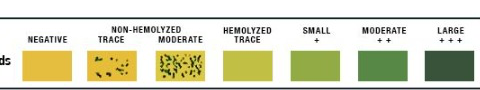
#> input picture data/crop_blood.png, 480 x 90 px
$ python predict_levels.py --image ../data/crop_blood.png
#> lines starting #> are read from the running program, lines starting #| are printed output that depends on the picture
### src/color_matcher.py
"""
src/color_matcher.py
Colorimetric result level predictor using reference chart color matching (Delta-E in CIELAB).
Identifies 6 target reagent pads:
- Glucose
- Protein
- pH
- Ketone
- Blood
- Leukocytes
Matches each pad against data/reference_colors.csv.
"""

from pathlib import Path
import cv2
import numpy as np
import pandas as pd

PROJECT_ROOT = Path(__file__).resolve().parent.parent
DATA_DIR = PROJECT_ROOT / "data"
REF_CSV_PATH = DATA_DIR / "reference_colors.csv"

# Target 6 parameters in standard strip sequence (from Leu to Glu)
TARGET_PARAMETERS = [
    "Glucose",
    "Protein",
    "pH",
    "Ketone",
    "Blood",
    "Leukocytes"
]

# Standard 10-pad index mapping (0 = Leukocytes, 9 = Glucose)
PAD_INDEX_MAP = {
    "Leukocytes": 0,
    "Protein": 3,
    "pH": 4,
    "Blood": 5,
    "Ketone": 7,
    "Glucose": 9
}


def load_reference_colors():
    if not REF_CSV_PATH.exists():
        # Try generating if missing
        import extract_reference_colors
        return extract_reference_colors.extract_reference_colors()
    return pd.read_csv(REF_CSV_PATH)


def locate_strip_roi(img_bgr: np.ndarray):
    """
    Locates the test strip bounding box using multi-strategy analysis:
    1. Outer black/letterbox removal.
    2. Collinear reagent pad clustering (horizontal and vertical).
    3. Elongated strip body contour analysis (Otsu & adaptive thresholding).
    """
    h_orig, w_orig = img_bgr.shape[:2]
    gray = cv2.cvtColor(img_bgr, cv2.COLOR_BGR2GRAY)

    # 1. Clean letterboxing: find non-black content
    row_m = gray.mean(axis=1)
    col_m = gray.mean(axis=0)
    valid_rows = np.where(row_m > 20)[0]
    valid_cols = np.where(col_m > 20)[0]

    if len(valid_rows) < 30 or len(valid_cols) < 30:
        return (0, 0, w_orig, h_orig), False

    y1, y2 = valid_rows[0] + 3, valid_rows[-1] - 3
    x1, x2 = valid_cols[0] + 3, valid_cols[-1] - 3

    content = img_bgr[y1:y2, x1:x2]
    c_gray = gray[y1:y2, x1:x2]
    ch, cw = content.shape[:2]

    candidates = []

    # 2. Strategy A: Collinear square pad detection
    blur = cv2.GaussianBlur(c_gray, (3, 3), 0)
    edges = cv2.Canny(blur, 35, 110)
    th_adapt = cv2.adaptiveThreshold(blur, 255, cv2.ADAPTIVE_THRESH_GAUSSIAN_C, cv2.THRESH_BINARY_INV, 21, 4)
    comb = cv2.dilate(cv2.bitwise_or(edges, th_adapt), cv2.getStructuringElement(cv2.MORPH_RECT, (3, 3)))

    cnts, _ = cv2.findContours(comb, cv2.RETR_TREE, cv2.CHAIN_APPROX_SIMPLE)
    squares = []
    for c in cnts:
        bx, by, bw, bh = cv2.boundingRect(c)
        if 8 <= bw <= 65 and 8 <= bh <= 65 and 0.4 <= (bw / max(1, bh)) <= 2.5:
            if bx <= 2 or by <= 2 or (bx + bw) >= cw - 2 or (by + bh) >= ch - 2:
                continue
            roi = content[by:by+bh, bx:bx+bw]
            m_val = roi.mean()
            if m_val > 50:
                squares.append((bx, by, bw, bh, bx + bw // 2, by + bh // 2, m_val))

    h_groups, v_groups = [], []
    for sq in squares:
        m_h = [g for g in h_groups if abs(np.mean([s[5] for s in g]) - sq[5]) <= 16]
        if m_h:
            m_h[0].append(sq)
        else:
            h_groups.append([sq])

        m_v = [g for g in v_groups if abs(np.mean([s[4] for s in g]) - sq[4]) <= 16]
        if m_v:
            m_v[0].append(sq)
        else:
            v_groups.append([sq])

    def deduplicate(g, idx):
        g.sort(key=lambda s: s[idx])
        out = []
        for s in g:
            if not out or abs(s[idx] - out[-1][idx]) > 12:
                out.append(s)
        return out

    for g in [deduplicate(grp, 4) for grp in h_groups]:
        if len(g) >= 4:
            min_x = max(0, min(s[0] for s in g) - 15)
            max_x = min(cw, max(s[0] + s[2] for s in g) + 15)
            mean_cy = int(np.mean([s[5] for s in g]))
            mean_h = int(np.mean([s[3] for s in g]))
            sh = max(24, int(mean_h * 1.6))
            cand_roi = content[max(0, mean_cy - sh // 2):min(ch, mean_cy + sh // 2), min_x:max_x]
            m_br = cand_roi.mean() if cand_roi.size > 0 else 0
            score = len(g) * 20.0 * (m_br / 255.0)
            candidates.append((x1 + min_x, y1 + max(0, mean_cy - sh // 2), max_x - min_x, sh, score, True))

    for g in [deduplicate(grp, 5) for grp in v_groups]:
        if len(g) >= 4:
            min_y = max(0, min(s[1] for s in g) - 15)
            max_y = min(ch, max(s[1] + s[3] for s in g) + 15)
            mean_cx = int(np.mean([s[4] for s in g]))
            mean_w = int(np.mean([s[2] for s in g]))
            sw = max(24, int(mean_w * 1.6))
            cand_roi = content[min_y:max_y, max(0, mean_cx - sw // 2):min(cw, mean_cx + sw // 2)]
            m_br = cand_roi.mean() if cand_roi.size > 0 else 0
            score = len(g) * 20.0 * (m_br / 255.0)
            candidates.append((x1 + max(0, mean_cx - sw // 2), y1 + min_y, sw, max_y - min_y, score, False))

    # 3. Strategy B: Elongated Strip Body Contours
    th_otsu = cv2.threshold(blur, 0, 255, cv2.THRESH_BINARY + cv2.THRESH_OTSU)[1]
    for mask in [th_otsu, 255 - th_otsu]:
        cnts_b, _ = cv2.findContours(mask, cv2.RETR_TREE, cv2.CHAIN_APPROX_SIMPLE)
        for c in cnts_b:
            bx, by, bw, bh = cv2.boundingRect(c)
            if bw >= cw * 0.96 and bh >= ch * 0.96:
                continue
            major, minor = max(bw, bh), min(bw, bh)
            if major >= 80 and minor >= 12:
                aspect = major / max(1, minor)
                if aspect >= 2.2:
                    if bx <= 2 or by <= 2 or (bx + bw) >= cw - 2 or (by + bh) >= ch - 2:
                        if minor < 18:
                            continue
                    roi = content[by:by+bh, bx:bx+bw]
                    mean_val = roi.mean()
                    if mean_val > 50:
                        score = (major / 10.0) * np.sqrt(aspect) * (mean_val / 255.0)
                        if 15 <= minor <= 75:
                            score *= 2.0
                        candidates.append((x1 + bx, y1 + by, bw, bh, score, bw >= bh))

    if candidates:
        candidates.sort(key=lambda x: x[4], reverse=True)
        best = candidates[0]
        return (int(best[0]), int(best[1]), int(best[2]), int(best[3])), bool(best[5])

    return (int(x1), int(y1), int(cw), int(ch)), bool(cw >= ch)


def sample_reagent_pads(img_bgr: np.ndarray):
    """
    Segments the strip, extracts the 6 target pads, validates non-empty color values,
    and ensures correct polarity (Leu -> Glu).
    """
    h_img, w_img = img_bgr.shape[:2]
    strip_roi, is_horizontal = locate_strip_roi(img_bgr)
    sx, sy, sw, sh = strip_roi

    sampled_10 = []
    for i in range(10):
        frac = (i + 0.5) / 10.0
        if is_horizontal:
            cx_local = int(frac * sw)
            cy_local = sh // 2
            pw = max(8, int(sw * 0.05))
            ph = max(8, int(sh * 0.50))
        else:
            cx_local = sw // 2
            cy_local = int(frac * sh)
            pw = max(8, int(sw * 0.50))
            ph = max(8, int(sh * 0.05))

        cx_abs = sx + cx_local
        cy_abs = sy + cy_local
        x1 = max(0, cx_abs - pw // 2)
        x2 = min(w_img, cx_abs + pw // 2)
        y1 = max(0, cy_abs - ph // 2)
        y2 = min(h_img, cy_abs + ph // 2)

        patch = img_bgr[y1:y2, x1:x2]
        is_valid = True
        err_msg = ""

        if patch.size == 0 or (x2 <= x1) or (y2 <= y1):
            is_valid = False
            err_msg = "Crop out of bounds"
            patch = np.zeros((8, 8, 3), dtype=np.uint8)
            b, g, r = 0, 0, 0
            px_hsv = [0, 0, 0]
            px_lab = [0.0, 0.0, 0.0]
        else:
            mean_bgr = np.mean(patch, axis=(0, 1))
            b, g, r = mean_bgr[0], mean_bgr[1], mean_bgr[2]

            # Validation: Never predict from empty / black crop
            if (r + g + b) / 3.0 < 25.0:
                is_valid = False
                err_msg = "Crop too dark or empty (mean RGB < 25)"

            px_bgr = np.uint8([[[round(b), round(g), round(r)]]])
            px_hsv = cv2.cvtColor(px_bgr, cv2.COLOR_BGR2HSV)[0, 0]
            px_lab = cv2.cvtColor(px_bgr, cv2.COLOR_BGR2LAB)[0, 0]

        sampled_10.append({
            "index": i,
            "bbox": (int(x1), int(y1), int(x2 - x1), int(y2 - y1)),
            "center": (int(cx_abs), int(cy_abs)),
            "RGB": [int(round(r)), int(round(g)), int(round(b))],
            "HSV": [int(px_hsv[0]), int(px_hsv[1]), int(px_hsv[2])],
            "LAB": [float(px_lab[0]), float(px_lab[1]), float(px_lab[2])],
            "patch": patch,
            "valid": is_valid,
            "error": err_msg
        })

    # Polarity check: Is pad 0 Leukocytes and pad 9 Glucose, or vice versa?
    ref_df = load_reference_colors()
    leu_rows = ref_df[(ref_df["parameter"] == "Leukocytes") & (ref_df["level"] == "Negative")]
    glu_rows = ref_df[(ref_df["parameter"] == "Glucose") & (ref_df["level"] == "Negative")]

    if len(leu_rows) > 0 and len(glu_rows) > 0:
        leu_ref = leu_rows.iloc[0]
        glu_ref = glu_rows.iloc[0]

        lab_0 = sampled_10[0]["LAB"]
        lab_9 = sampled_10[9]["LAB"]

        dist_a = (
            np.sqrt((lab_0[0] - float(leu_ref["L"]))**2 + (lab_0[1] - float(leu_ref["A"]))**2 + (lab_0[2] - float(leu_ref["B_lab"]))**2) +
            np.sqrt((lab_9[0] - float(glu_ref["L"]))**2 + (lab_9[1] - float(glu_ref["A"]))**2 + (lab_9[2] - float(glu_ref["B_lab"]))**2)
        )

        dist_b = (
            np.sqrt((lab_0[0] - float(glu_ref["L"]))**2 + (lab_0[1] - float(glu_ref["A"]))**2 + (lab_0[2] - float(glu_ref["B_lab"]))**2) +
            np.sqrt((lab_9[0] - float(leu_ref["L"]))**2 + (lab_9[1] - float(leu_ref["A"]))**2 + (lab_9[2] - float(leu_ref["B_lab"]))**2)
        )

        if dist_b < dist_a:
            sampled_10.reverse()

    # Extract target 6 parameters
    target_pads = {}
    for param_name in TARGET_PARAMETERS:
        idx = PAD_INDEX_MAP[param_name]
        target_pads[param_name] = sampled_10[idx]

    return target_pads, strip_roi


# [123 lines left out: functions match_color_to_reference, predict_strip_levels, main, not called in this run]


# [2 lines that do not run on import are left out]

### src/extract_reference_colors.py
"""
src/extract_reference_colors.py
Extracts exact reference color squares from the urinalysis chart image.
Computes RGB, HSV, and LAB values.
Saves to data/reference_colors.csv
"""

from pathlib import Path
import cv2
import numpy as np
import pandas as pd

PROJECT_ROOT = Path(__file__).resolve().parent.parent
CHART_PATH = PROJECT_ROOT / "data" / "reference_chart.png"
OUTPUT_CSV = PROJECT_ROOT / "data" / "reference_colors.csv"

# Definitions of the 6 target parameters and their exact levels/values from the chart
# (x, y, w, h) bounding box coordinates of each color square in data/reference_chart.png
CHART_DEFINITIONS = [
    # 1. Glucose (GLU, 30 sec, mg/dL)
    {"parameter": "Glucose", "level": "Negative", "value": "0", "unit": "mg/dL", "bbox": (182, 785, 50, 30)},
    {"parameter": "Glucose", "level": "1/10 (tr.)", "value": "100", "unit": "mg/dL", "bbox": (314, 784, 50, 32)},
    {"parameter": "Glucose", "level": "1/4 (+)", "value": "250", "unit": "mg/dL", "bbox": (381, 784, 50, 32)},
    {"parameter": "Glucose", "level": "1/2 (++)", "value": "500", "unit": "mg/dL", "bbox": (449, 784, 50, 32)},
    {"parameter": "Glucose", "level": "1 (+++)", "value": "1000", "unit": "mg/dL", "bbox": (516, 784, 50, 32)},
    {"parameter": "Glucose", "level": "2 or more (++++)", "value": "2000 or more", "unit": "mg/dL", "bbox": (583, 784, 51, 32)},

    # 2. Protein (PRO, 60 sec, mg/dL)
    {"parameter": "Protein", "level": "Negative", "value": "0", "unit": "mg/dL", "bbox": (182, 313, 50, 31)},
    {"parameter": "Protein", "level": "Trace", "value": "Trace", "unit": "mg/dL", "bbox": (247, 313, 50, 31)},
    {"parameter": "Protein", "level": "Small (+)", "value": "30", "unit": "mg/dL", "bbox": (384, 313, 50, 31)},
    {"parameter": "Protein", "level": "Moderate (++)", "value": "100", "unit": "mg/dL", "bbox": (450, 313, 50, 31)},
    {"parameter": "Protein", "level": "Large (+++)", "value": "300", "unit": "mg/dL", "bbox": (518, 313, 50, 31)},
    {"parameter": "Protein", "level": "Large (++++)", "value": "2000 or more", "unit": "mg/dL", "bbox": (585, 313, 50, 31)},

    # 3. pH (60 sec)
    {"parameter": "pH", "level": "5.0", "value": "5.0", "unit": "pH", "bbox": (182, 379, 50, 31)},
    {"parameter": "pH", "level": "6.0", "value": "6.0", "unit": "pH", "bbox": (247, 379, 50, 31)},
    {"parameter": "pH", "level": "6.5", "value": "6.5", "unit": "pH", "bbox": (316, 379, 50, 31)},
    {"parameter": "pH", "level": "7.0", "value": "7.0", "unit": "pH", "bbox": (383, 379, 50, 31)},
    {"parameter": "pH", "level": "7.5", "value": "7.5", "unit": "pH", "bbox": (450, 379, 50, 31)},
    {"parameter": "pH", "level": "8.0", "value": "8.0", "unit": "pH", "bbox": (518, 379, 50, 31)},
    {"parameter": "pH", "level": "8.5", "value": "8.5", "unit": "pH", "bbox": (584, 379, 51, 31)},

    # 4. Ketone (KET, 40 sec, mg/dL)
    {"parameter": "Ketone", "level": "Negative", "value": "0", "unit": "mg/dL", "bbox": (182, 614, 50, 31)},
    {"parameter": "Ketone", "level": "Trace", "value": "5", "unit": "mg/dL", "bbox": (315, 614, 50, 31)},
    {"parameter": "Ketone", "level": "Small (+)", "value": "15", "unit": "mg/dL", "bbox": (383, 614, 50, 32)},
    {"parameter": "Ketone", "level": "Moderate (++)", "value": "40", "unit": "mg/dL", "bbox": (449, 614, 51, 32)},
    {"parameter": "Ketone", "level": "Large (+++)", "value": "80", "unit": "mg/dL", "bbox": (517, 614, 50, 32)},
    {"parameter": "Ketone", "level": "Large (++++)", "value": "160", "unit": "mg/dL", "bbox": (584, 614, 51, 32)},

    # 5. Blood (BLO, 60 sec)
    {"parameter": "Blood", "level": "Negative", "value": "Negative", "unit": "cells/uL", "bbox": (182, 471, 50, 30)},
    {"parameter": "Blood", "level": "Non-Hemolyzed Trace", "value": "Trace (Non-Hemolyzed)", "unit": "cells/uL", "bbox": (247, 470, 50, 32)},
    {"parameter": "Blood", "level": "Non-Hemolyzed Moderate", "value": "Moderate (Non-Hemolyzed)", "unit": "cells/uL", "bbox": (315, 471, 50, 30)},
    {"parameter": "Blood", "level": "Hemolyzed Trace", "value": "Trace (Hemolyzed)", "unit": "cells/uL", "bbox": (383, 470, 50, 32)},
    {"parameter": "Blood", "level": "Small (+)", "value": "Small", "unit": "cells/uL", "bbox": (450, 470, 50, 32)},
    {"parameter": "Blood", "level": "Moderate (++)", "value": "Moderate", "unit": "cells/uL", "bbox": (518, 470, 50, 32)},
    {"parameter": "Blood", "level": "Large (+++)", "value": "Large", "unit": "cells/uL", "bbox": (584, 470, 51, 32)},

    # 6. Leukocytes (LEU, 2 min, Leu/uL)
    {"parameter": "Leukocytes", "level": "Negative", "value": "Negative", "unit": "Leu/uL", "bbox": (183, 87, 49, 30)},
    {"parameter": "Leukocytes", "level": "Trace", "value": "Trace", "unit": "Leu/uL", "bbox": (385, 87, 49, 30)},
    {"parameter": "Leukocytes", "level": "Small (+)", "value": "15", "unit": "Leu/uL", "bbox": (451, 86, 50, 31)},
    {"parameter": "Leukocytes", "level": "Moderate (++)", "value": "70", "unit": "Leu/uL", "bbox": (519, 86, 50, 31)},
    {"parameter": "Leukocytes", "level": "Large (+++)", "value": "125", "unit": "Leu/uL", "bbox": (586, 86, 50, 31)},
]


def extract_reference_colors():
    if not CHART_PATH.exists():
        raise FileNotFoundError(f"Chart image not found at {CHART_PATH}")

    img_bgr = cv2.imread(str(CHART_PATH))
    records = []

    for item in CHART_DEFINITIONS:
        x, y, w, h = item["bbox"]
        # Sample center region (inner 40% of the box to avoid borders/text)
        cx, cy = x + w // 2, y + h // 2
        half_w = max(2, int(w * 0.2))
        half_h = max(2, int(h * 0.2))
        patch_bgr = img_bgr[cy - half_h : cy + half_h + 1, cx - half_w : cx + half_w + 1]

        # Mean BGR
        mean_bgr = np.mean(patch_bgr, axis=(0, 1))
        b, g, r = mean_bgr[0], mean_bgr[1], mean_bgr[2]

        # Convert 1x1 pixel to HSV and LAB
        pixel_bgr = np.uint8([[[round(b), round(g), round(r)]]])
        pixel_hsv = cv2.cvtColor(pixel_bgr, cv2.COLOR_BGR2HSV)[0, 0]
        pixel_lab = cv2.cvtColor(pixel_bgr, cv2.COLOR_BGR2LAB)[0, 0]

        record = {
            "parameter": item["parameter"],
            "level": item["level"],
            "value": item["value"],
            "unit": item["unit"],
            "R": int(round(r)),
            "G": int(round(g)),
            "B": int(round(b)),
            "H": int(pixel_hsv[0]),
            "S": int(pixel_hsv[1]),
            "V": int(pixel_hsv[2]),
            "L": int(pixel_lab[0]),
            "A": int(pixel_lab[1]),
            "B_lab": int(pixel_lab[2]),
        }
        records.append(record)

    df = pd.DataFrame(records)
    OUTPUT_CSV.parent.mkdir(parents=True, exist_ok=True)
    df.to_csv(OUTPUT_CSV, index=False)
    print(f"Successfully generated {OUTPUT_CSV} with {len(df)} reference color levels across 6 parameters.")
    return df


# [4 lines that do not run on import are left out]

### src/predict_levels.py
"""
src/predict_levels.py
Direct Result Level Prediction using trained Random Forest and SVM models.
Pipeline:
Uploaded strip image -> Detect 6 reagent pads -> Extract RGB/HSV/LAB features ->
Direct classification via trained RF / SVM models -> Predicted Level, Value/Unit, Confidence.
(No reference chart lookup performed at runtime).
"""

import argparse
import json
from pathlib import Path
import sys
import cv2
import joblib
import numpy as np
import pandas as pd

SRC_DIR = Path(__file__).resolve().parent
PROJECT_ROOT = SRC_DIR.parent
if str(SRC_DIR) not in sys.path:
    sys.path.insert(0, str(SRC_DIR))

from color_matcher import TARGET_PARAMETERS, sample_reagent_pads
from generate_level_training_data import FEATURE_COLS

MODELS_DIR = PROJECT_ROOT / "models" / "level_models"
METADATA_PATH = MODELS_DIR / "level_metadata.json"


# [21 lines left out: function load_level_models, not called in this run]


def predict_strip_direct_ml(image_input, model_type: str = "rf"):
    """
    Direct ML prediction pipeline:
    1. Detects and extracts the 6 reagent pads from the input image.
    2. Feeds each pad's RGB, HSV, and LAB features directly into its RF/SVM classifier.
    3. Outputs the table: Parameter | Predicted Level | Value/Unit | Confidence.
    """
    # 1. Load image
    if isinstance(image_input, (str, Path)):
        img_bgr = cv2.imread(str(image_input))
        if img_bgr is None:
            raise ValueError(f"Could not load image at {image_input}")
    elif isinstance(image_input, np.ndarray):
        img_bgr = image_input.copy()
    else:
        raise TypeError("image_input must be a file path or numpy ndarray")

    # 2. Extract reagent pads (using geometric & photometric pad localization)
    pads, strip_roi = sample_reagent_pads(img_bgr)

    # 3. Load ML models and metadata
    models, metadata, display_name = load_level_models(model_type)

    table_rows = []
    pad_results = {}

    for param in TARGET_PARAMETERS:
        pad_data = pads[param]
        is_pad_valid = pad_data.get("valid", True)
        rgb = pad_data["RGB"]
        hsv = pad_data["HSV"]
        lab = pad_data["LAB"]

        # Check: Never predict from an empty/black crop
        if not is_pad_valid or (rgb[0] + rgb[1] + rgb[2]) / 3.0 < 25.0:
            pred_level = "Unable to detect pad"
            val_unit_formatted = "Unable to detect pad"
            conf_str = "N/A"
            confidence_val = None
            is_pad_valid = False
        else:
            # 9-dimensional color feature vector
            feat_dict = {
                "R": rgb[0],
                "G": rgb[1],
                "B": rgb[2],
                "H": hsv[0],
                "S": hsv[1],
                "V": hsv[2],
                "L": lab[0],
                "A": lab[1],
                "B_lab": lab[2]
            }
            feat_vector = np.array([[feat_dict[c] for c in FEATURE_COLS]], dtype=np.float32)

            # Direct ML classification
            model = models[param]
            pred_level = model.predict(feat_vector)[0]

            # Confidence via predict_proba
            confidence_val = None
            if hasattr(model, "predict_proba"):
                probs = model.predict_proba(feat_vector)[0]
                confidence_val = float(np.max(probs))
                conf_str = f"{confidence_val * 100:.1f}%"
            else:
                conf_str = "N/A"

            # Format Value/Unit
            val_info = metadata[param].get(str(pred_level), {"value": str(pred_level), "unit": ""})
            val_str = val_info["value"]
            unit_str = val_info["unit"]

            if unit_str == "pH" or val_str.lower() in ["negative", "trace", "small", "moderate", "large"]:
                val_unit_formatted = val_str
            elif unit_str:
                val_unit_formatted = f"{val_str} {unit_str}"
            else:
                val_unit_formatted = val_str

        table_rows.append({
            "Parameter": param,
            "Predicted Level": str(pred_level),
            "Value/Unit": val_unit_formatted,
            "Confidence": conf_str,
            "_conf_float": confidence_val,
            "_valid": is_pad_valid
        })

        pad_results[param] = {
            "bbox": pad_data["bbox"],
            "RGB": rgb,
            "HSV": hsv,
            "LAB": [round(c, 1) for c in lab],
            "predicted_level": str(pred_level),
            "value_unit": val_unit_formatted,
            "confidence": conf_str,
            "valid": is_pad_valid,
            "patch": pad_data.get("patch", None)
        }

    return {
        "table": table_rows,
        "model_used": display_name,
        "pad_results": pad_results,
        "strip_roi": strip_roi
    }


def main():
    parser = argparse.ArgumentParser(description="Direct ML Urine Strip Level Prediction")
    parser.add_argument("--image", type=str, required=True, help="Path to input strip image")
    parser.add_argument("--model", type=str, default="rf", choices=["rf", "svm", "Random Forest", "SVM"],
                        help="Model to use for level classification ('rf' or 'svm')")
    args = parser.parse_args()

    results = predict_strip_direct_ml(args.image, model_type=args.model)
#> in predict_strip_direct_ml, img_bgr is the input picture: shape (90, 480, 3); mean B, G, R 192.2, 216.2, 215.1
#> in locate_strip_roi, `gray = cv2.cvtColor(img_bgr, cv2.COLOR_BGR2GRAY)`:
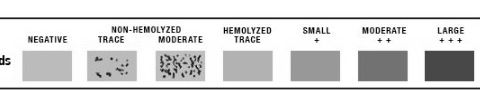
#> gray: shape (90, 480); min 0, max 255, mean 213.2
#> in locate_strip_roi, `row_m = gray.mean(axis=1)`: row_m = 90 values, max 255 at index 0, min 30.01 at index 18, mean 213.2
#> in locate_strip_roi, `col_m = gray.mean(axis=0)`: col_m = 480 values, max 245.9 at index 348, min 165 at index 449, mean 213.2
#> in locate_strip_roi, `valid_rows = np.where(row_m > 20)[0]`: valid_rows = 90 values from 0 to 89
#> in locate_strip_roi, `valid_cols = np.where(col_m > 20)[0]`: valid_cols = 480 values from 0 to 479
#> in locate_strip_roi, `y1, y2 = valid_rows[0] + 3, valid_rows[-1] - 3`: y1 = 3; y2 = 86
#> in locate_strip_roi, `x1, x2 = valid_cols[0] + 3, valid_cols[-1] - 3`: x1 = 3; x2 = 476
#> in locate_strip_roi, `content = img_bgr[y1:y2, x1:x2]`:
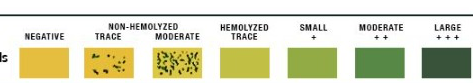
#> content: shape (83, 473, 3); mean B, G, R 190.8, 217.3, 216.3
#> in locate_strip_roi, `c_gray = gray[y1:y2, x1:x2]`:
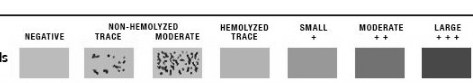
#> c_gray: shape (83, 473); min 0, max 255, mean 214
#> in locate_strip_roi, `blur = cv2.GaussianBlur(c_gray, (3, 3), 0)`:
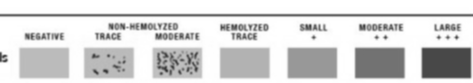
#> blur: shape (83, 473); min 51, max 255, mean 214.1
#> (the rest of the program and of its run is left out)
